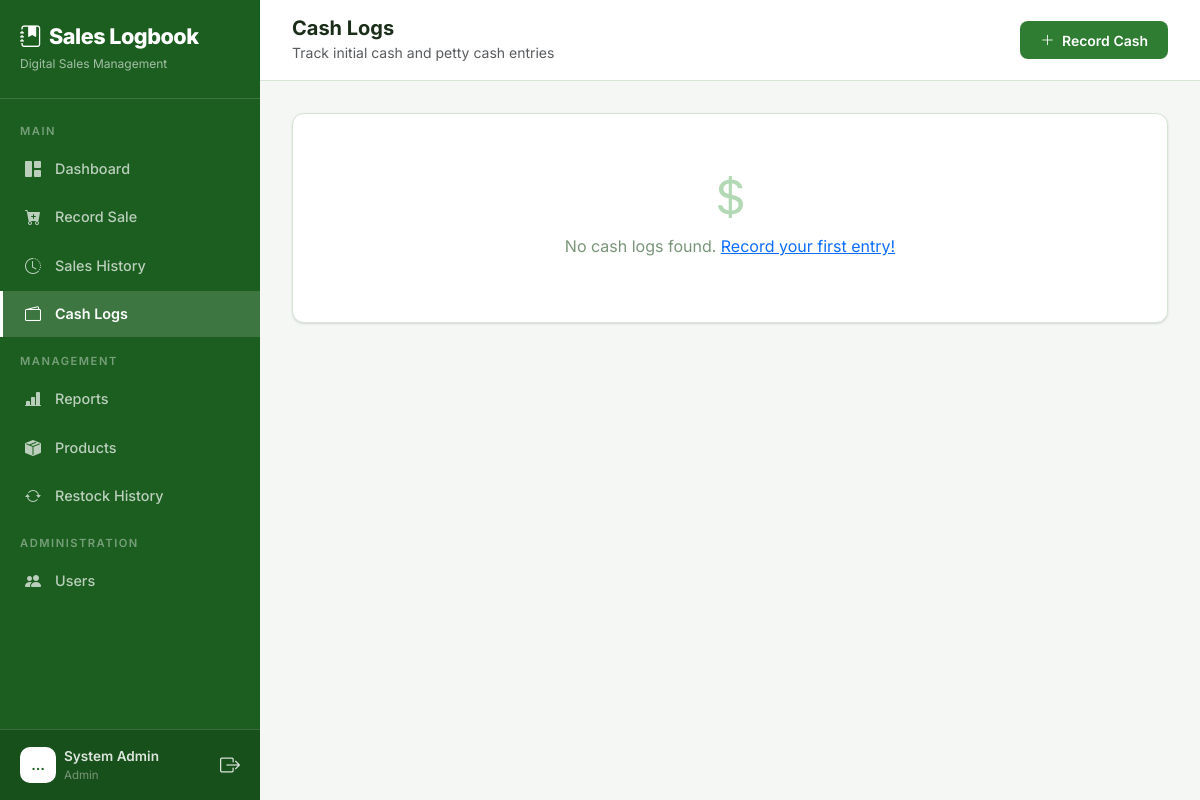
The app's page /cash-log/ (signed in), older data.
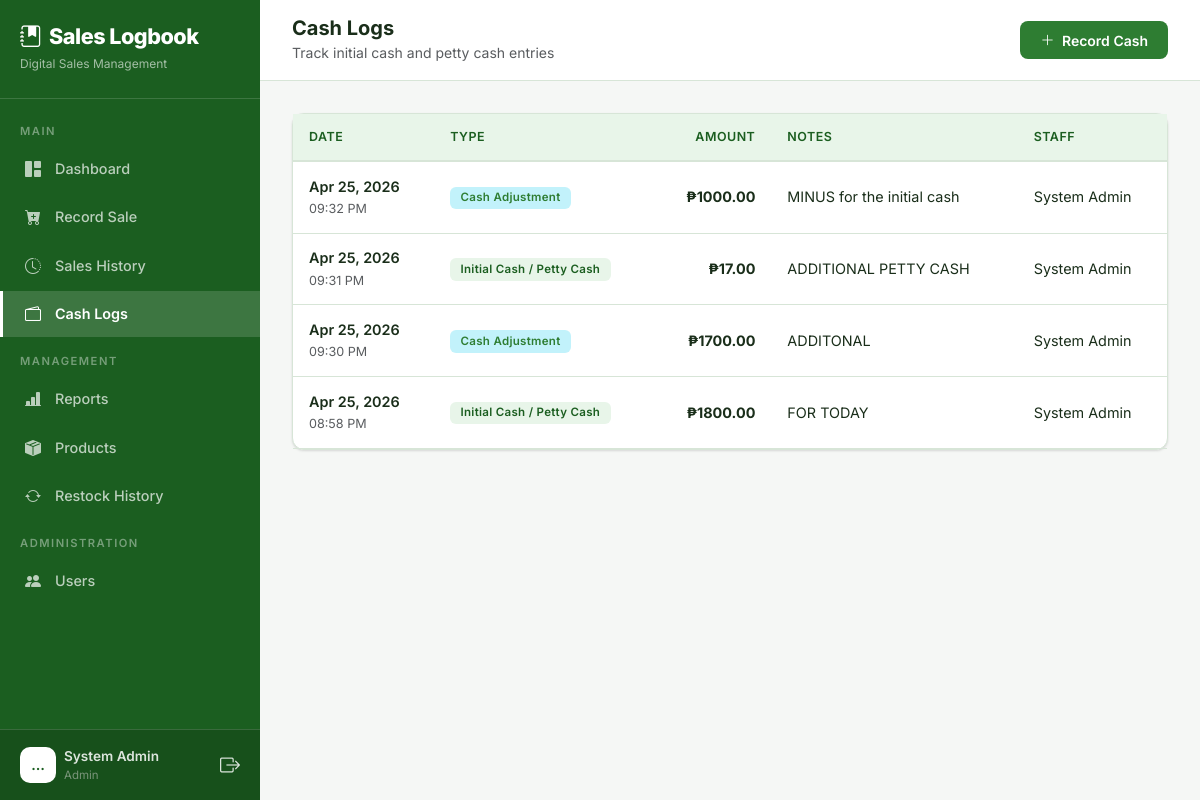
The same page, newer data.
### core/models.py (models this page shows, shortened)
class User(AbstractUser):
    ROLE_CHOICES = (
        ('admin', 'Admin'),
        ('manager', 'Manager'),
        ('staff', 'Sales Staff'),
    )
    role = models.CharField(max_length=10, choices=ROLE_CHOICES, default='staff')
    phone = models.CharField(max_length=20, blank=True, null=True)

class CashLog(models.Model):
    LOG_TYPES = (
        ('initial', 'Initial Cash / Petty Cash'),
        ('adjustment', 'Cash Adjustment'),
        ('withdrawal', 'Cash Withdrawal'),
    )
    user = models.ForeignKey(User, on_delete=models.SET_NULL, null=True, related_name='cash_logs')
    amount = models.DecimalField(max_digits=12, decimal_places=2)
    log_type = models.CharField(max_length=20, choices=LOG_TYPES, default='initial')
    notes = models.TextField(blank=True, null=True)
    date = models.DateTimeField(default=timezone.now)
    created_at = models.DateTimeField(auto_now_add=True)
    class Meta:
        ordering = ['-date']

### core/views.py (the view)
# urls.py: path('cash-log/', views.cash_log_list, name='cash_log_list'),
@login_required
def cash_log_list(request):
    logs = CashLog.objects.select_related('user').all()
    if request.user.role == 'staff':
        logs = logs.filter(user=request.user)
    paginator = Paginator(logs, 20)
    page = request.GET.get('page', 1)
    logs = paginator.get_page(page)
    return render(request, 'core/cash_log_list.html', {'logs': logs})

### core/templates/core/cash_log_list.html (shortened to what this page needs)
{% extends "core/base.html" %}
{% load static %}
{% block body %}
{% include "core/partials/sidebar.html" %}
<div class="main-content">
    <div class="top-bar d-flex justify-content-between align-items-center">
        <div class="d-flex align-items-center gap-3">
            <div>
                <h5 class="mb-0 fw-bold">Cash Logs</h5>
                <small class="text-muted">Track initial cash and petty cash entries</small>
            </div>
        </div>
        <a href="{% url 'cash_log_create' %}" class="btn btn-primary">
            <i class="bi bi-plus-lg me-1"></i> Record Cash
        </a>
    </div>
    <div class="page-content fade-in">
        <div class="card">
            <div class="card-body p-0">
                {% if logs %}
                <div class="table-responsive">
                    <table class="table table-hover mb-0">
                        <thead>
                            <tr>
                                <th>Date</th>
                                <th>Type</th>
                                <th class="text-end">Amount</th>
                                <th>Notes</th>
                                <th>Staff</th>
                            </tr>
                        </thead>
                        <tbody>
                            {% for log in logs %}
                            <tr>
                                <td>
                                    <div class="fw-semibold">{{ log.date|date:"M d, Y" }}</div>
                                    <small class="text-muted">{{ log.date|date:"h:i A" }}</small>
                                </td>
                                <td>
                                    <span class="badge {% if log.log_type == 'initial' %}bg-primary{% elif log.log_type == 'withdrawal' %}bg-danger{% else %}bg-info{% endif %} bg-opacity-25 text-{{ log.log_type|yesno:'primary,danger,info' }}">
                                        {{ log.get_log_type_display }}
                                    </span>
                                </td>
                                <td class="text-end fw-bold">₱{{ log.amount|floatformat:2 }}</td>
                                <td>{{ log.notes|default:"—" }}</td>
                                <td>{{ log.user.get_full_name|default:log.user.username }}</td>
                            </tr>
                            {% endfor %}
                        </tbody>
                    </table>
                </div>
                {% else %}
                <div class="empty-state">
                    <i class="bi bi-currency-dollar"></i>
                    <p>No cash logs found. <a href="{% url 'cash_log_create' %}">Record your first entry!</a></p>
                </div>
                {% endif %}
            </div>
        </div>
    </div>
</div>
{% endblock %}

### core/templates/core/base.html (shortened to what this page needs)
{% load static %}
<!DOCTYPE html>
<html lang="en">
<head>
    <link href="https://cdn.jsdelivr.net/npm/bootstrap@5.3.3/dist/css/bootstrap.min.css" rel="stylesheet">
    <link href="https://cdn.jsdelivr.net/npm/bootstrap-icons@1.11.3/font/bootstrap-icons.min.css" rel="stylesheet">
    <link href="https://cdn.jsdelivr.net/npm/select2@4.1.0-rc.0/dist/css/select2.min.css" rel="stylesheet" />
    <link rel="stylesheet" href="https://cdn.jsdelivr.net/npm/select2-bootstrap-5-theme@1.3.0/dist/select2-bootstrap-5-theme.min.css" />
    <link rel="stylesheet" href="{% static 'css/style.css' %}">
</head>
<body>
    {% block body %}{% endblock %}
</body>
</html>

### core/templates/core/partials/sidebar.html (shortened to what this page needs)
{% load static %}
<nav class="sidebar" id="sidebar">
    <div class="brand">
        <h4><i class="bi bi-journal-bookmark-fill me-2"></i>Sales Logbook</h4>
        <small>Digital Sales Management</small>
    </div>
    <div class="d-flex flex-column" style="height: calc(100% - 85px - 80px);">
        <div class="flex-grow-1 overflow-auto py-2">
            <div class="nav-divider">Main</div>
            <a href="{% url 'dashboard' %}"
                class="nav-link {% if request.resolver_match.url_name == 'dashboard' %}active{% endif %}">
                <i class="bi bi-grid-1x2-fill"></i> Dashboard
            </a>
            <a href="{% url 'record_sale' %}"
                class="nav-link {% if request.resolver_match.url_name == 'record_sale' %}active{% endif %}">
                <i class="bi bi-cart-plus-fill"></i> Record Sale
            </a>
            <a href="{% url 'sales_history' %}"
                class="nav-link {% if request.resolver_match.url_name == 'sales_history' %}active{% endif %}">
                <i class="bi bi-clock-history"></i> Sales History
            </a>
            <a href="{% url 'cash_log_list' %}"
                class="nav-link {% if 'cash_log' in request.resolver_match.url_name %}active{% endif %}">
                <i class="bi bi-wallet2"></i> Cash Logs
            </a>
            {% if request.user.role == 'admin' or request.user.role == 'manager' %}
            <div class="nav-divider">Management</div>
            <a href="{% url 'reports' %}"
                class="nav-link {% if request.resolver_match.url_name == 'reports' %}active{% endif %}">
                <i class="bi bi-bar-chart-line-fill"></i> Reports
            </a>
            <a href="{% url 'product_list' %}"
                class="nav-link {% if request.resolver_match.url_name == 'product_list' or request.resolver_match.url_name == 'product_create' or request.resolver_match.url_name == 'product_edit' %}active{% endif %}">
                <i class="bi bi-box-seam-fill"></i> Products
            </a>
            <a href="{% url 'restock_list' %}"
                class="nav-link {% if 'restock' in request.resolver_match.url_name %}active{% endif %}">
                <i class="bi bi-arrow-repeat"></i> Restock History
            </a>
            {% endif %}
            {% if request.user.role == 'admin' %}
            <div class="nav-divider">Administration</div>
            <a href="{% url 'user_list' %}"
                class="nav-link {% if request.resolver_match.url_name == 'user_list' or request.resolver_match.url_name == 'user_create' or request.resolver_match.url_name == 'user_edit' %}active{% endif %}">
                <i class="bi bi-people-fill"></i> Users
            </a>
            {% endif %}
        </div>
        <div class="user-info">
            <div class="d-flex align-items-center gap-2">
                <div class="avatar">
                    {{ request.user.first_name|default:request.user.username|truncatechars:1|upper }}
                </div>
                <div class="flex-grow-1">
                    <div class="fw-semibold" style="font-size: 0.85rem;">
                        {{request.user.get_full_name|default:request.user.username }}</div>
                    <div style="font-size: 0.72rem; color: var(--text-muted);">{{ request.user.get_role_display }}</div>
                </div>
                <a href="{% url 'logout' %}" class="text-secondary" title="Logout">
                    <i class="bi bi-box-arrow-right fs-5"></i>
                </a>
            </div>
        </div>
    </div>
</nav>

### static/css/style.css (style rules this page uses)
:root { --primary: #2e7d32; --primary-light: #43a047; --primary-dark: #1b5e20; --primary-subtle: #e8f5e9; --accent: #388e3c; --success: #2e7d32; --warning: #e65100; --danger: #c62828; --info: #1565c0; --bg-body: #f5f7f5; --bg-sidebar: #1b5e20; --bg-card: #ffffff; --bg-card-hover: #f1f8f1; --bg-input: #ffffff; --bg-glass: rgba(255, 255, 255, 0.95); --border-color: #d7e5d7; --text-primary: #1a2e1a; --text-secondary: #4a6b4a; --text-muted: #7a957a; --text-on-primary: #ffffff; --shadow: 0 1px 3px rgba(0, 0, 0, 0.08), 0 1px 2px rgba(0, 0, 0, 0.06); --shadow-lg: 0 4px 12px rgba(0, 0, 0, 0.1), 0 2px 4px rgba(0, 0, 0, 0.06); }
* { font-family: 'Inter', -apple-system, BlinkMacSystemFont, sans-serif; }
body { background-color: var(--bg-body); color: var(--text-primary); min-height: 100vh; }
.sidebar { width: 260px; min-height: 100vh; background: var(--bg-sidebar); position: fixed; top: 0; left: 0; z-index: 1000; transition: transform 0.3s ease; overflow-y: auto; }
.sidebar .brand { padding: 1.5rem 1.25rem; border-bottom: 1px solid rgba(255, 255, 255, 0.15); }
.sidebar .brand h4 { font-weight: 800; letter-spacing: -0.5px; margin: 0; font-size: 1.35rem; color: #ffffff; }
.sidebar .brand small { color: rgba(255, 255, 255, 0.6); font-size: 0.75rem; font-weight: 400; }
.sidebar .nav-link { color: rgba(255, 255, 255, 0.7); padding: 0.7rem 1.25rem; display: flex; align-items: center; gap: 0.75rem; font-size: 0.9rem; font-weight: 500; transition: all 0.2s ease; border-left: 3px solid transparent; margin: 2px 0; }
.sidebar .nav-link.active { color: #ffffff; background: rgba(255, 255, 255, 0.15); border-left-color: #ffffff; font-weight: 600; }
.sidebar .nav-link i { width: 20px; text-align: center; font-size: 1rem; }
.sidebar .nav-divider { padding: 0.5rem 1.25rem 0.25rem; font-size: 0.7rem; text-transform: uppercase; letter-spacing: 1.5px; color: rgba(255, 255, 255, 0.4); font-weight: 600; margin-top: 0.5rem; }
.sidebar .user-info { padding: 1rem 1.25rem; border-top: 1px solid rgba(255, 255, 255, 0.15); position: absolute; bottom: 0; width: 100%; background: rgba(0, 0, 0, 0.15); }
.sidebar .user-info .avatar { width: 36px; height: 36px; background: #ffffff; color: var(--primary-dark); border-radius: 10px; display: flex; align-items: center; justify-content: center; font-weight: 700; font-size: 0.85rem; }
.sidebar .user-info, .sidebar .user-info * { color: rgba(255, 255, 255, 0.85); }
.sidebar .user-info a { color: rgba(255, 255, 255, 0.6); }
.main-content { margin-left: 260px; min-height: 100vh; padding: 0; }
.top-bar { padding: 1rem 2rem; background: #ffffff; border-bottom: 1px solid var(--border-color); position: sticky; top: 0; z-index: 100; }
.top-bar h5 { color: var(--text-primary); }
.top-bar small { color: var(--text-muted); }
.page-content { padding: 2rem; }
.card { background: var(--bg-card); border: 1px solid var(--border-color); border-radius: 12px; box-shadow: var(--shadow); transition: all 0.3s ease; }
.card-body { padding: 1.5rem; }
.table { color: var(--text-primary); --bs-table-bg: transparent; --bs-table-hover-bg: var(--bg-card-hover); --bs-table-striped-bg: #f7faf7; }
.table thead th { background: var(--primary-subtle); border-bottom: 2px solid var(--border-color); color: var(--primary-dark); font-size: 0.78rem; font-weight: 600; text-transform: uppercase; letter-spacing: 0.5px; padding: 0.85rem 1rem; white-space: nowrap; }
.table td { padding: 0.85rem 1rem; border-color: var(--border-color); vertical-align: middle; font-size: 0.9rem; color: var(--text-primary); }
.table tbody tr { transition: background-color 0.15s ease; }
.btn { border-radius: 8px; font-weight: 600; font-size: 0.875rem; padding: 0.55rem 1.25rem; transition: all 0.2s ease; border: none; }
.btn-primary { background: var(--primary); color: #ffffff; }
.badge { font-weight: 600; font-size: 0.72rem; padding: 0.35rem 0.65rem; border-radius: 6px; letter-spacing: 0.3px; }
.text-primary { color: var(--primary) !important; }
.fade-in { animation: fadeIn 0.4s ease; }
.bg-primary { background-color: var(--primary) !important; }
.badge.bg-opacity-25 { opacity: 1; }
.badge.bg-primary.bg-opacity-25 { background: var(--primary-subtle) !important; color: var(--primary-dark) !important; }
.fw-semibold, .fw-bold { color: var(--text-primary); }
.table .fw-bold { color: var(--text-primary); }

Row changes from the older to the newer data that the page shows:
added CashLog: date "Apr 25, 2026", date "09:32 PM", log_type "Cash Adjustment", amount "1000.00", notes "MINUS for the initial cash", user.get_full_name "System Admin"
added CashLog: date "Apr 25, 2026", date "09:31 PM", log_type "Initial Cash / Petty Cash", amount "17.00", notes "ADDITIONAL PETTY CASH", user.get_full_name "System Admin"
added CashLog: date "Apr 25, 2026", date "09:30 PM", log_type "Cash Adjustment", amount "1700.00", notes "ADDITONAL", user.get_full_name "System Admin"
added CashLog: date "Apr 25, 2026", date "08:58 PM", log_type "Initial Cash / Petty Cash", amount "1800.00", notes "FOR TODAY", user.get_full_name "System Admin"
Text that changed along with them:
text no longer shown: "No cash logs found. Record your first entry!"
text now shown: "DATE TYPE AMOUNT NOTES STAFF"
